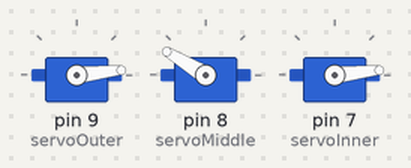
Bench run of a sketch on a simulated Arduino Uno, built with avr-gcc and run on an emulated ATmega328P. Shown: 3 × servo.

Above: at 0.05 s.
At 2.05 s:
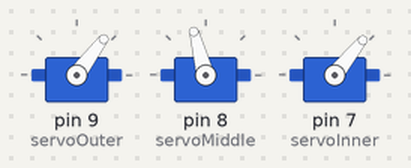
At 4.05 s:
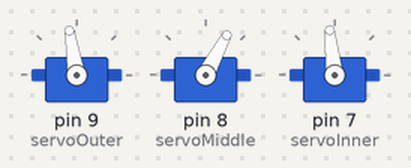
At 8.15 s:
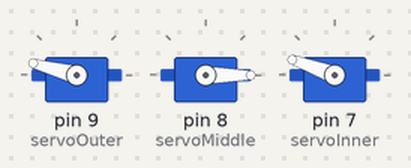
At 12.15 s:
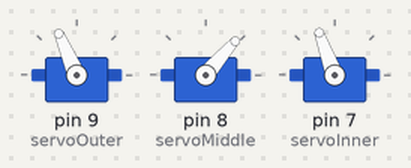
At 16.25 s:
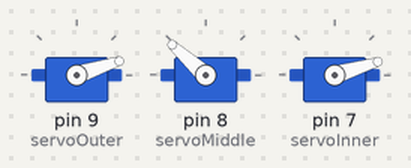
Timing chart, 0 to 25.9 s (numbered marks = the images above):
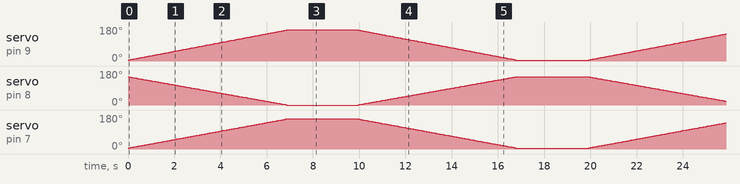

The sketch:

ServoTest.ino
```cpp
#include <Servo.h>                           // Include servo library

//Servo Middle 0 - 150
//Servo Outer 0 - 175
//Servo Inner 10 - 160
#define MINA 10
#define MAXA 160
#define DELAY 40

Servo servoOuter;                             // Declare left servo
Servo servoMiddle;
Servo servoInner;

int counter = 0;
int direction = 1;

void setup()                                 // Built in initialization block
{
  servoOuter.attach(9);                      // Attach left signal to pin 13
  servoMiddle.attach(8);
  servoInner.attach(7);

  //servoOuter.writeMicroseconds(500);         // 1.5 ms stay still signal
  //servoOuter.write(180);
  Serial.begin(9600);
}

void loop()                                  // Main loop auto-repeats
{                                            // Empty, nothing needs repeating

  counter = counter + direction;
  if(counter > 180){
    counter = 180;
    direction *= -1;
  }

  if(counter < 0){
    counter = 0;
    direction *= -1;
  }


  // for(int i = MINA; i <= MAXA; ++i){
  //   servoOuter.write(i);
  //   //servoOuter.writeMicroseconds(map(i,0,180,500,2500));
  //   delay(DELAY);
  //   Serial.println(i);
  // }
  // delay(1000);

  // for(int i = MAXA; i >= MINA; --i){
  //   servoOuter.write(i);
  //   //servoOuter.writeMicroseconds(map(i,0,180,500,2500));
  //   delay(DELAY);
  //   Serial.println(i);
  // }

  servoInner.write(map(counter,0,180,5,160));
  servoMiddle.write(map(counter,0,180,150,0));
  servoOuter.write(map(counter,0,180,5,165));
  delay(38);

  if(counter == 180 || counter == 0){
    delay(1500);
  }
}
```
